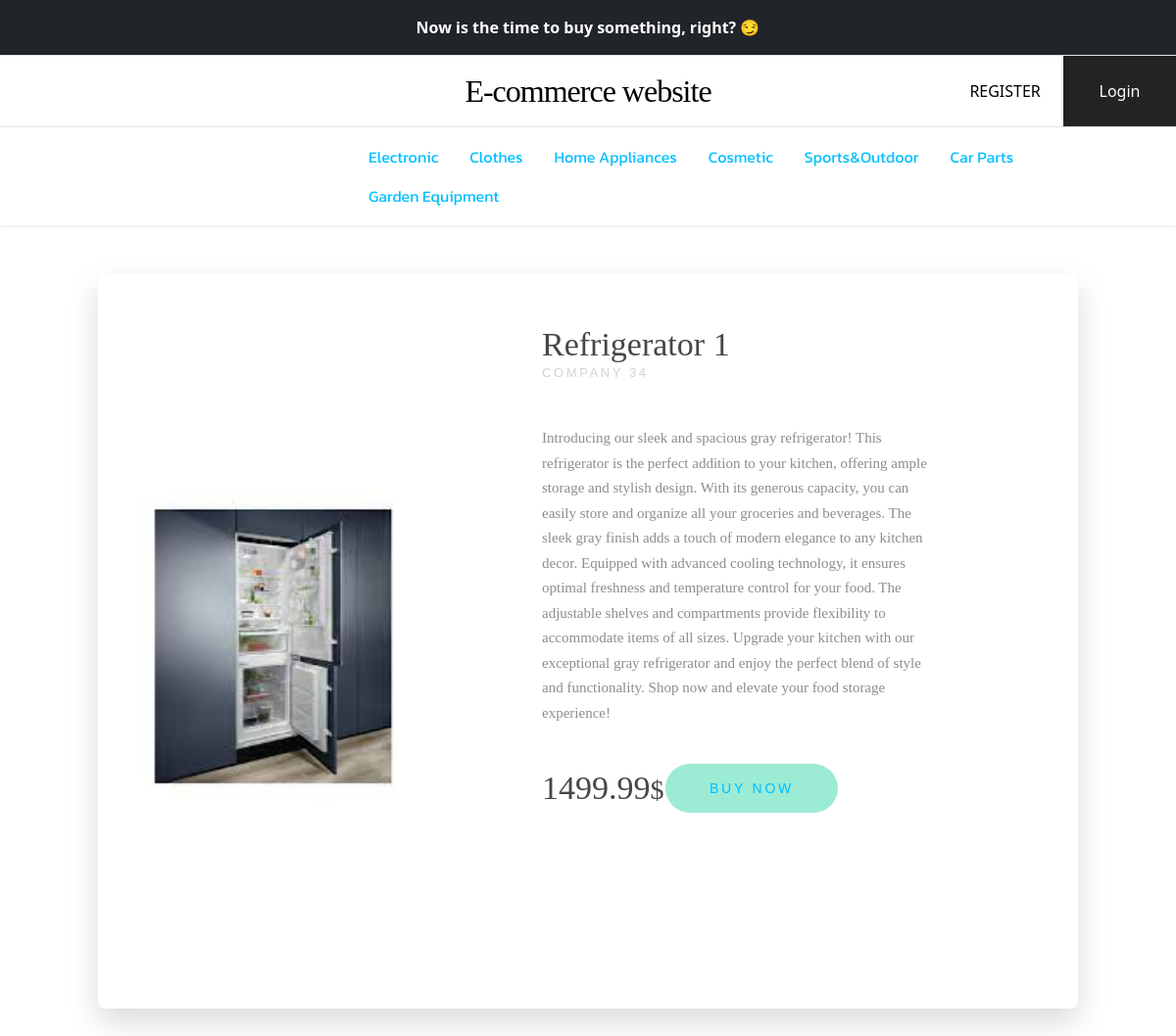
The app's page /detail/34 with its own data.
### ecommerceapp/models.py (models this page shows, shortened)
class ProductsOnSale(models.Model):
    companyname = models.CharField(max_length=50)
    productType = models.CharField(max_length=30)
    productName = models.CharField(max_length=100)
    productPrice = models.FloatField()
    productdescription = models.CharField(max_length=800)
    creationDate = models.DateTimeField(auto_now_add= True)
    product_image = models.FileField(blank=True)

### ecommerceapp/views.py (the view)
# urls.py: path('detail/<int:pk>', views.detail,name="detail"),
def detail(request,pk):
    detail = models.ProductsOnSale.objects.get(pk=pk)
    detail_dict = {"detail": detail}
    return render(request, 'ecommerceapp/detail.html',context=detail_dict)

### ecommerceapp/templates/ecommerceapp/detail.html (shortened to what this page needs)
{% extends "base.html" %}
{% block content %}
<div class="container-fluid">
    <div class="wrapper">
        <div class="product-img">
          <img src="{{detail.product_image.url}}" height="420" width="327">
        </div>
        <div class="product-info">
          <div class="product-text">
            <h1>{{detail.productName}}</h1>
            <h2>{{detail.companyname}}</h2>
            <p>{{detail.productdescription}}</p>
          </div>
          <div class="product-price-btn">
              <p><span class="spanclass">{{detail.productPrice}}</span>&dollar;</p>
             <button type="submit" class="button" ><a href="{% url 'ecommerceapp:addbuyitem' pk=detail.pk %}" class="button">buy now</a> </button>
          </div>
        </div>
      </div>
</div>
{% endblock %}

### templates/base.html (style rules this page uses)
a:link { color: deepskyblue; background-color: transparent; text-decoration: none; }

### ecommerceapp/templates/ecommerceapp/detail.html (style rules this page uses)
.wrapper { height: 750px; width: 1000px; margin: 50px auto; border-radius: 7px 7px 7px 7px; -webkit-box-shadow: 0px 14px 32px 0px rgba(0, 0, 0, 0.15); -moz-box-shadow: 0px 14px 32px 0px rgba(0, 0, 0, 0.15); box-shadow: 0px 14px 32px 0px rgba(0, 0, 0, 0.15); }
.product-img { float:left; height: 400px; width: 400px; margin-top: 17%; margin-left: 15px; }
.product-img img { border-radius: 7px 0 0 7px; }
.product-info { float: left; height: 750px; width: 500px; border-radius: 0 7px 10px 7px; background-color: #ffffff; }
.product-text { height: 300px; width: 327px; }
.product-text h1 { margin: 0 0 0 38px; padding-top: 52px; font-size: 34px; color: #474747; }
.product-text h1, .product-price-btn p { font-family: 'Bentham', serif; }
.product-text h2 { margin: 0 0 47px 38px; font-size: 13px; font-family: 'Raleway', sans-serif; font-weight: 400; text-transform: uppercase; color: #d2d2d2; letter-spacing: 0.2em; }
.product-text p { height: 400px; width: 400px; margin: 0 0 0 38px; font-family: 'Playfair Display', serif; color: #8d8d8d; line-height: 1.7em; font-size: 15px; font-weight: lighter; overflow: hidden; }
.product-price-btn { height: 350px; width: 380px; margin-top: 200px; position: relative; }
.product-price-btn p { display: inline-block; position: absolute; top: -13px; height: 50px; font-family: 'Trocchi', serif; margin: 0 0 0 38px; font-size: 28px; font-weight: lighter; color: #474747; margin-top: 12px; }
.spanclass { display: inline-block; height: 50px; font-family: 'Suranna', serif; font-size: 34px; }
.product-price-btn button { float: right; display: inline-block; height: 50px; width: 176px; margin: 0 40px 0 16px; box-sizing: border-box; border: transparent; border-radius: 60px; font-family: 'Raleway', sans-serif; font-size: 14px; font-weight: 500; text-transform: uppercase; letter-spacing: 0.2em; color: #ffffff; background-color: #9cebd5; cursor: pointer; outline: none; }

### records on screen
ProductsOnSale: product_image (picture), productName "Refrigerator 1", companyname "COMPANY 34", productdescription "Introducing our sleek and spacious gray refrigerator! This refrigerator is the perfect addition to your kitchen, offering ample storage and stylish design. With its generous capacity, you can easily store and organize all your groceries and beverages. The sleek gray finish adds a touch of modern elegance to any kitchen decor. Equipped with advanced cooling technology, it ensures optimal freshness and temperature control for your food. The adjustable shelves and compartments provide flexibility to accommodate items of all sizes. Upgrade your kitchen with our exceptional gray refrigerator and enjoy the perfect blend of style and functionality. Shop now and elevate your food storage experience!", productPrice "1499.99"
